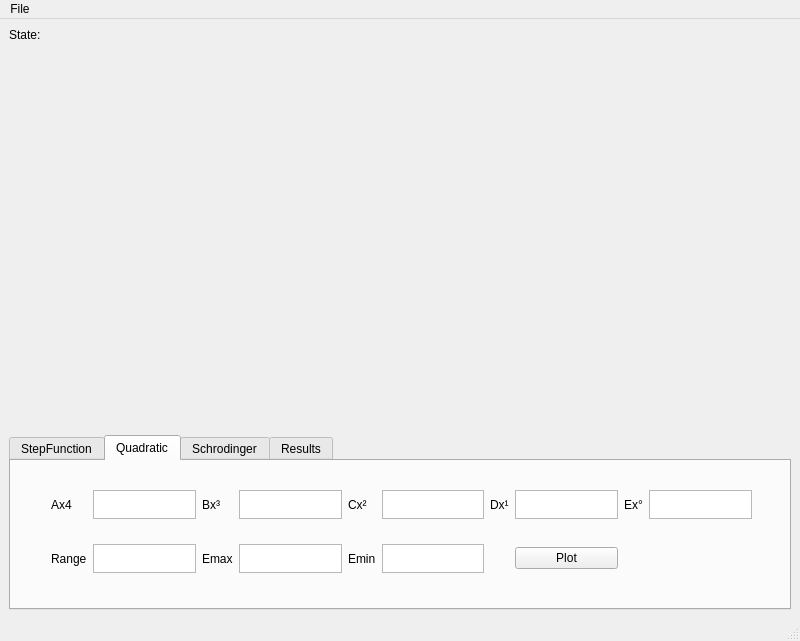
<?xml version="1.0" encoding="UTF-8"?>
<ui version="4.0">
 <class>MainWindow</class>
 <widget class="QMainWindow" name="MainWindow">
  <property name="geometry">
   <rect>
    <x>0</x>
    <y>0</y>
    <width>800</width>
    <height>641</height>
   </rect>
  </property>
  <property name="windowTitle">
   <string>MainWindow</string>
  </property>
  <widget class="QWidget" name="centralwidget">
   <property name="minimumSize">
    <size>
     <width>800</width>
     <height>600</height>
    </size>
   </property>
   <layout class="QGridLayout" name="gridLayout_2">
    <item row="2" column="0">
     <layout class="QGridLayout" name="gridLayout">
      <item row="0" column="0">
       <widget class="QTabWidget" name="tabWidget">
        <property name="minimumSize">
         <size>
          <width>780</width>
          <height>175</height>
         </size>
        </property>
        <property name="maximumSize">
         <size>
          <width>16777215</width>
          <height>175</height>
         </size>
        </property>
        <property name="currentIndex">
         <number>1</number>
        </property>
        <widget class="QWidget" name="tab">
         <attribute name="title">
          <string>StepFunction</string>
         </attribute>
         <layout class="QGridLayout" name="gridLayout_5">
          <item row="0" column="0">
           <widget class="QLabel" name="label_3">
            <property name="text">
             <string>                Vmax</string>
            </property>
           </widget>
          </item>
          <item row="1" column="2">
           <widget class="QLabel" name="label_7">
            <property name="text">
             <string>                       B</string>
            </property>
           </widget>
          </item>
          <item row="2" column="3">
           <widget class="QPlainTextEdit" name="BoxSRange">
            <property name="maximumSize">
             <size>
              <width>150</width>
              <height>29</height>
             </size>
            </property>
           </widget>
          </item>
          <item row="1" column="0">
           <widget class="QLabel" name="label_4">
            <property name="text">
             <string>                 Vmin</string>
            </property>
           </widget>
          </item>
          <item row="3" column="1">
           <widget class="QPushButton" name="PlotStepFunction">
            <property name="text">
             <string>Plot</string>
            </property>
           </widget>
          </item>
          <item row="1" column="1">
           <widget class="QPlainTextEdit" name="BoxVmin">
            <property name="maximumSize">
             <size>
              <width>150</width>
              <height>29</height>
             </size>
            </property>
           </widget>
          </item>
          <item row="2" column="1">
           <widget class="QPlainTextEdit" name="BoxVo">
            <property name="maximumSize">
             <size>
              <width>150</width>
              <height>29</height>
             </size>
            </property>
           </widget>
          </item>
          <item row="0" column="1">
           <widget class="QPlainTextEdit" name="BoxVmax">
            <property name="maximumSize">
             <size>
              <width>150</width>
              <height>29</height>
             </size>
            </property>
           </widget>
          </item>
          <item row="1" column="3">
           <widget class="QPlainTextEdit" name="BoxLenB">
            <property name="maximumSize">
             <size>
              <width>150</width>
              <height>29</height>
             </size>
            </property>
           </widget>
          </item>
          <item row="0" column="2">
           <widget class="QLabel" name="label_6">
            <property name="text">
             <string>                       A</string>
            </property>
           </widget>
          </item>
          <item row="2" column="0">
           <widget class="QLabel" name="label_5">
            <property name="text">
             <string>                    Vo</string>
            </property>
           </widget>
          </item>
          <item row="2" column="2">
           <widget class="QLabel" name="label_15">
            <property name="text">
             <string>              Range</string>
            </property>
           </widget>
          </item>
          <item row="0" column="3">
           <widget class="QPlainTextEdit" name="BoxLenA">
            <property name="maximumSize">
             <size>
              <width>150</width>
              <height>29</height>
             </size>
            </property>
           </widget>
          </item>
          <item row="0" column="5" rowspan="3">
           <widget class="QFrame" name="frame">
            <property name="frameShape">
             <enum>QFrame::StyledPanel</enum>
            </property>
            <property name="frameShadow">
             <enum>QFrame::Raised</enum>
            </property>
           </widget>
          </item>
          <item row="0" column="4" rowspan="4">
           <widget class="QLabel" name="PIc">
            <property name="minimumSize">
             <size>
              <width>60</width>
              <height>60</height>
             </size>
            </property>
            <property name="text">
             <string/>
            </property>
            <property name="pixmap">
             <pixmap>StepImage.jpg</pixmap>
            </property>
           </widget>
          </item>
         </layout>
        </widget>
        <widget class="QWidget" name="tab_2">
         <attribute name="title">
          <string>Quadratic</string>
         </attribute>
         <widget class="QWidget" name="gridLayoutWidget">
          <property name="geometry">
           <rect>
            <x>40</x>
            <y>10</y>
            <width>701</width>
            <height>121</height>
           </rect>
          </property>
          <layout class="QGridLayout" name="gridLayout_4">
           <item row="0" column="9">
            <widget class="QPlainTextEdit" name="BoxQB0">
             <property name="minimumSize">
              <size>
               <width>29</width>
               <height>29</height>
              </size>
             </property>
             <property name="maximumSize">
              <size>
               <width>16777215</width>
               <height>29</height>
              </size>
             </property>
            </widget>
           </item>
           <item row="0" column="1">
            <widget class="QTextEdit" name="BoxQB4">
             <property name="maximumSize">
              <size>
               <width>16777215</width>
               <height>29</height>
              </size>
             </property>
            </widget>
           </item>
           <item row="0" column="7">
            <widget class="QTextEdit" name="BoxQB1">
             <property name="maximumSize">
              <size>
               <width>16777215</width>
               <height>29</height>
              </size>
             </property>
            </widget>
           </item>
           <item row="0" column="8">
            <widget class="QLabel" name="label_12">
             <property name="text">
              <string>Ex°</string>
             </property>
            </widget>
           </item>
           <item row="0" column="4">
            <widget class="QLabel" name="label_10">
             <property name="text">
              <string>Cx²</string>
             </property>
            </widget>
           </item>
           <item row="0" column="0">
            <widget class="QLabel" name="label_9">
             <property name="text">
              <string>Ax4</string>
             </property>
            </widget>
           </item>
           <item row="0" column="3">
            <widget class="QPlainTextEdit" name="BoxQB3">
             <property name="maximumSize">
              <size>
               <width>16777215</width>
               <height>29</height>
              </size>
             </property>
            </widget>
           </item>
           <item row="0" column="6">
            <widget class="QLabel" name="label_11">
             <property name="text">
              <string>Dx¹</string>
             </property>
            </widget>
           </item>
           <item row="0" column="5">
            <widget class="QPlainTextEdit" name="BoxQB2">
             <property name="maximumSize">
              <size>
               <width>16777215</width>
               <height>29</height>
              </size>
             </property>
            </widget>
           </item>
           <item row="0" column="2">
            <widget class="QLabel" name="label_8">
             <property name="text">
              <string>Bx³</string>
             </property>
            </widget>
           </item>
           <item row="1" column="0">
            <widget class="QLabel" name="label_13">
             <property name="text">
              <string>Range</string>
             </property>
            </widget>
           </item>
           <item row="1" column="1">
            <widget class="QPlainTextEdit" name="BoxQXRange">
             <property name="maximumSize">
              <size>
               <width>16777215</width>
               <height>29</height>
              </size>
             </property>
            </widget>
           </item>
           <item row="1" column="7">
            <widget class="QPushButton" name="PlotQuadraticFunction">
             <property name="text">
              <string>Plot</string>
             </property>
            </widget>
           </item>
           <item row="1" column="3">
            <widget class="QPlainTextEdit" name="BoxEMax">
             <property name="maximumSize">
              <size>
               <width>16777215</width>
               <height>29</height>
              </size>
             </property>
            </widget>
           </item>
           <item row="1" column="5">
            <widget class="QPlainTextEdit" name="BoxEMin">
             <property name="maximumSize">
              <size>
               <width>16777215</width>
               <height>29</height>
              </size>
             </property>
            </widget>
           </item>
           <item row="1" column="2">
            <widget class="QLabel" name="label_16">
             <property name="text">
              <string>Emax</string>
             </property>
            </widget>
           </item>
           <item row="1" column="4">
            <widget class="QLabel" name="label_17">
             <property name="text">
              <string>Emin</string>
             </property>
            </widget>
           </item>
          </layout>
         </widget>
        </widget>
        <widget class="QWidget" name="Schrodinger">
         <attribute name="title">
          <string>Schrodinger</string>
         </attribute>
         <layout class="QGridLayout" name="gridLayout_3">
          <item row="1" column="2">
           <spacer name="horizontalSpacer_3">
            <property name="orientation">
             <enum>Qt::Horizontal</enum>
            </property>
            <property name="sizeHint" stdset="0">
             <size>
              <width>40</width>
              <height>20</height>
             </size>
            </property>
           </spacer>
          </item>
          <item row="1" column="0">
           <widget class="QLabel" name="label_14">
            <property name="text">
             <string>                m=</string>
            </property>
           </widget>
          </item>
          <item row="1" column="1">
           <widget class="QPlainTextEdit" name="plainTextEdit">
            <property name="maximumSize">
             <size>
              <width>100</width>
              <height>29</height>
             </size>
            </property>
            <property name="plainText">
             <string>6.626068E-34</string>
            </property>
           </widget>
          </item>
          <item row="1" column="4">
           <spacer name="horizontalSpacer">
            <property name="orientation">
             <enum>Qt::Horizontal</enum>
            </property>
            <property name="sizeHint" stdset="0">
             <size>
              <width>40</width>
              <height>20</height>
             </size>
            </property>
           </spacer>
          </item>
          <item row="1" column="3">
           <spacer name="horizontalSpacer_2">
            <property name="orientation">
             <enum>Qt::Horizontal</enum>
            </property>
            <property name="sizeHint" stdset="0">
             <size>
              <width>40</width>
              <height>20</height>
             </size>
            </property>
           </spacer>
          </item>
          <item row="0" column="1">
           <widget class="QRadioButton" name="radioButton">
            <property name="text">
             <string>h^2/m =1</string>
            </property>
            <property name="checked">
             <bool>true</bool>
            </property>
           </widget>
          </item>
          <item row="2" column="1">
           <widget class="QPushButton" name="ButtonCalculate">
            <property name="text">
             <string>Calculate</string>
            </property>
           </widget>
          </item>
         </layout>
        </widget>
        <widget class="QWidget" name="tab_3">
         <attribute name="title">
          <string>Results</string>
         </attribute>
         <widget class="QWidget" name="horizontalLayoutWidget">
          <property name="geometry">
           <rect>
            <x>9</x>
            <y>29</y>
            <width>741</width>
            <height>91</height>
           </rect>
          </property>
          <layout class="QHBoxLayout" name="horizontalLayout_2">
           <item>
            <widget class="QScrollArea" name="ContainerSimulated">
             <property name="widgetResizable">
              <bool>true</bool>
             </property>
             <widget class="QWidget" name="scrollAreaWidgetContents_2">
              <property name="geometry">
               <rect>
                <x>0</x>
                <y>0</y>
                <width>365</width>
                <height>87</height>
               </rect>
              </property>
             </widget>
            </widget>
           </item>
           <item>
            <widget class="QScrollArea" name="Theoretical">
             <property name="widgetResizable">
              <bool>true</bool>
             </property>
             <widget class="QWidget" name="scrollAreaWidgetContents_3">
              <property name="geometry">
               <rect>
                <x>0</x>
                <y>0</y>
                <width>364</width>
                <height>87</height>
               </rect>
              </property>
             </widget>
            </widget>
           </item>
          </layout>
         </widget>
         <widget class="QWidget" name="horizontalLayoutWidget_2">
          <property name="geometry">
           <rect>
            <x>10</x>
            <y>10</y>
            <width>741</width>
            <height>21</height>
           </rect>
          </property>
          <layout class="QHBoxLayout" name="horizontalLayout_3">
           <item>
            <widget class="QLabel" name="label_2">
             <property name="text">
              <string>Simulated Results</string>
             </property>
            </widget>
           </item>
           <item>
            <widget class="QLabel" name="label">
             <property name="text">
              <string>Theoretical</string>
             </property>
            </widget>
           </item>
          </layout>
         </widget>
        </widget>
       </widget>
      </item>
     </layout>
    </item>
    <item row="1" column="0">
     <widget class="MplWidget" name="MplWidget" native="true">
      <property name="minimumSize">
       <size>
        <width>400</width>
        <height>400</height>
       </size>
      </property>
     </widget>
    </item>
    <item row="0" column="0">
     <widget class="QLabel" name="Label_State">
      <property name="maximumSize">
       <size>
        <width>99999</width>
        <height>20</height>
       </size>
      </property>
      <property name="text">
       <string>State:</string>
      </property>
     </widget>
    </item>
   </layout>
  </widget>
  <widget class="QMenuBar" name="menubar">
   <property name="geometry">
    <rect>
     <x>0</x>
     <y>0</y>
     <width>800</width>
     <height>21</height>
    </rect>
   </property>
   <widget class="QMenu" name="menuFile">
    <property name="title">
     <string>File</string>
    </property>
   </widget>
   <addaction name="menuFile"/>
  </widget>
  <widget class="QStatusBar" name="statusbar"/>
 </widget>
 <customwidgets>
  <customwidget>
   <class>MplWidget</class>
   <extends>QWidget</extends>
   <header>mplwidget.h</header>
   <container>1</container>
  </customwidget>
 </customwidgets>
 <resources/>
 <connections/>
</ui>
